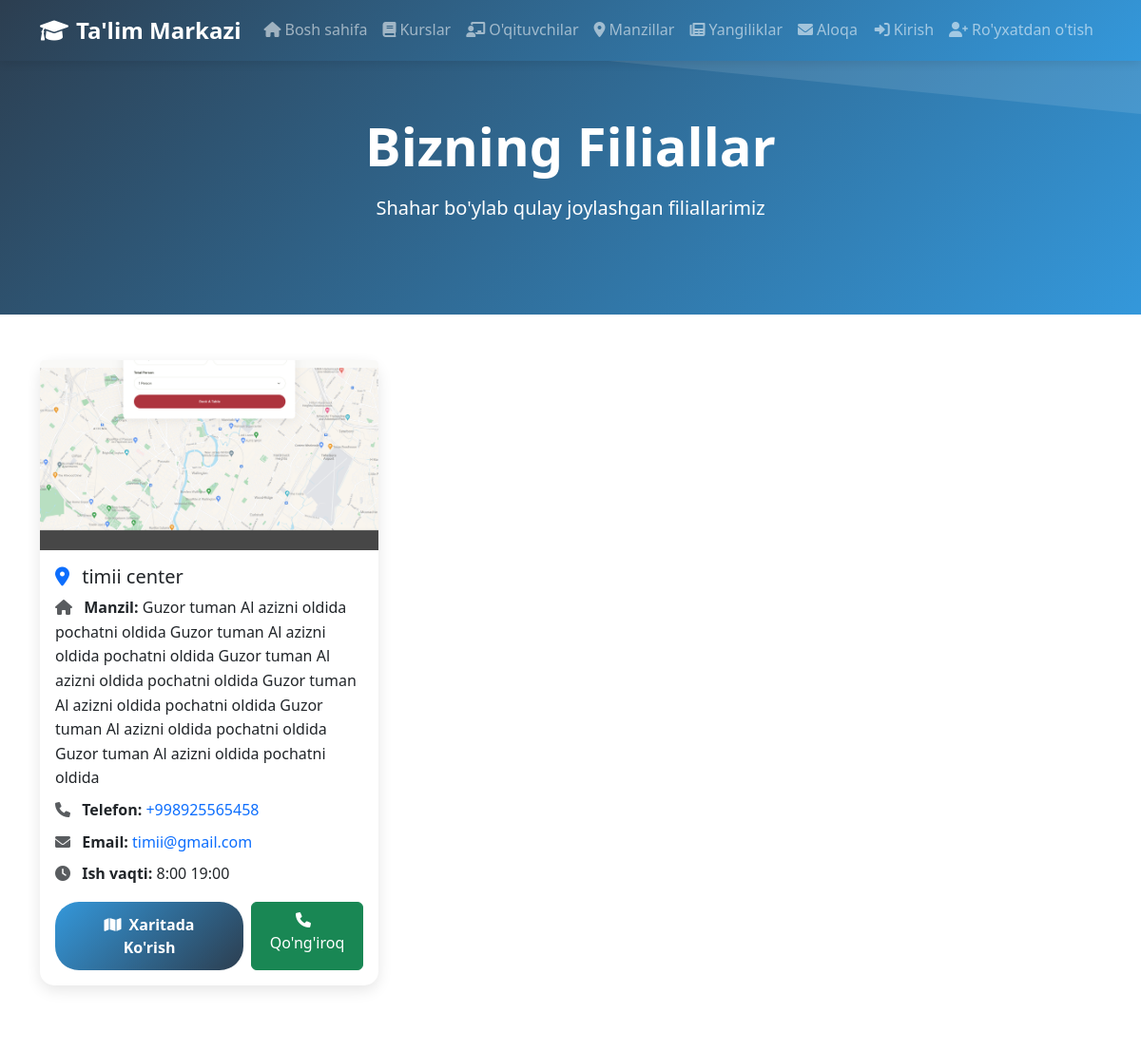
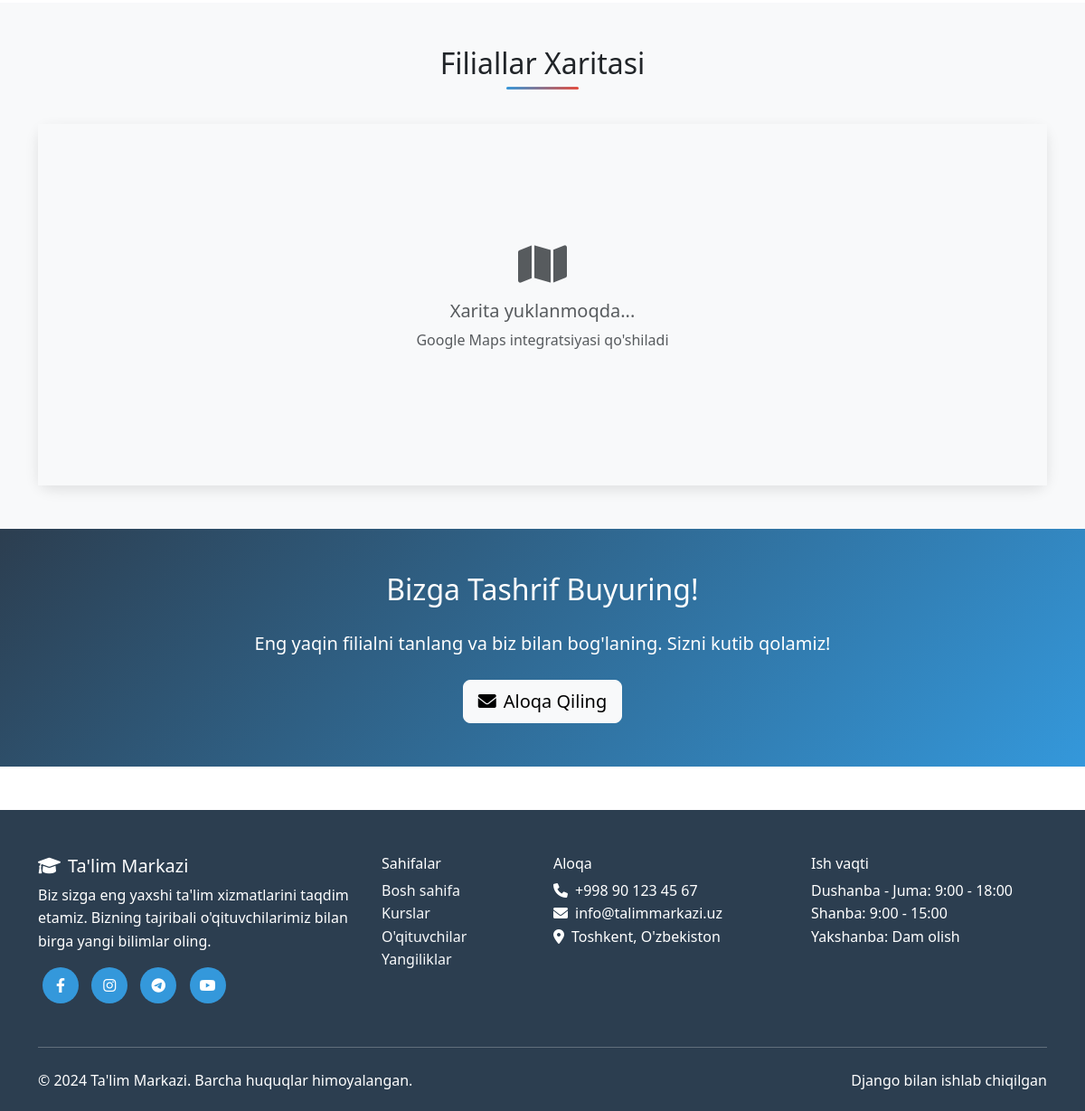
The page /branches/ on the database its author committed (2 pictures, top to bottom).
### main/models.py (models this page shows, shortened)
class Branch(models.Model):
    name = models.CharField(max_length=200, verbose_name="Filial nomi")
    address = models.TextField(verbose_name="Manzil")
    phone = models.CharField(max_length=20, verbose_name="Telefon")
    email = models.EmailField(verbose_name="Email")
    working_hours = models.CharField(max_length=100, verbose_name="Ish vaqti")
    latitude = models.FloatField(verbose_name="Kenglik", null=True, blank=True)
    longitude = models.FloatField(verbose_name="Uzunlik", null=True, blank=True)
    image = models.ImageField(upload_to='branches/', verbose_name="Rasm", null=True, blank=True)
    created_at = models.DateTimeField(auto_now_add=True)
    class Meta:
        verbose_name = "Filial"
        verbose_name_plural = "Filiallar"

### main/views.py (the view)
# urls.py: path('branches/', views.branches, name='branches'),
def branches(request):
    branch_list = Branch.objects.all()
    context = {
        'branches': branch_list,
    }
    return render(request, 'main/branches.html', context)

### templates/main/branches.html (shortened to what this page needs)
{% extends 'base.html' %}
{% block content %}
<section class="hero-section" style="padding: 120px 0 80px;">
    <div class="container">
        <div class="row">
            <div class="col-12 text-center text-white">
                <h1 class="display-4 fw-bold mb-3" data-aos="fade-up">Bizning Filiallar</h1>
                <p class="lead" data-aos="fade-up" data-aos-delay="100">
                    Shahar bo'ylab qulay joylashgan filiallarimiz
                </p>
            </div>
        </div>
    </div>
</section>
<section class="py-5">
    <div class="container">
        <div class="row">
            {% for branch in branches %}
            <div class="col-lg-4 col-md-6 mb-4" data-aos="fade-up" data-aos-delay="{{ forloop.counter|add:100 }}">
                <div class="card h-100">
                    {% if branch.image %}
                        <img src="{{ branch.image.url }}" class="card-img-top" alt="{{ branch.name }}" style="height: 200px; object-fit: cover;">
                    {% else %}
                        <img src="/placeholder.svg?height=200&width=300" class="card-img-top" alt="{{ branch.name }}">
                    {% endif %}
                    <div class="card-body d-flex flex-column">
                        <h5 class="card-title">
                            <i class="fas fa-map-marker-alt text-primary me-2"></i>
                            {{ branch.name }}
                        </h5>
                        <div class="branch-info flex-grow-1">
                            <p class="mb-2">
                                <i class="fas fa-home text-muted me-2"></i>
                                <strong>Manzil:</strong> {{ branch.address }}
                            </p>
                            <p class="mb-2">
                                <i class="fas fa-phone text-muted me-2"></i>
                                <strong>Telefon:</strong>
                                <a href="tel:{{ branch.phone }}" class="text-decoration-none">{{ branch.phone }}</a>
                            </p>
                            <p class="mb-2">
                                <i class="fas fa-envelope text-muted me-2"></i>
                                <strong>Email:</strong>
                                <a href="mailto:{{ branch.email }}" class="text-decoration-none">{{ branch.email }}</a>
                            </p>
                            <p class="mb-3">
                                <i class="fas fa-clock text-muted me-2"></i>
                                <strong>Ish vaqti:</strong> {{ branch.working_hours }}
                            </p>
                        </div>
                        <div class="mt-auto">
                            <div class="d-flex gap-2">
                                {% if branch.latitude and branch.longitude %}
                                <a href="https://maps.google.com/?q={{ branch.latitude }},{{ branch.longitude }}"
                                   target="_blank" class="btn btn-primary flex-fill">
                                    <i class="fas fa-map me-2"></i>Xaritada Ko'rish
                                </a>
                                {% endif %}
                                <a href="tel:{{ branch.phone }}" class="btn btn-success flex-fill">
                                    <i class="fas fa-phone me-2"></i>Qo'ng'iroq
                                </a>
                            </div>
                        </div>
                    </div>
                </div>
            </div>
            {% endfor %}
        </div>
    </div>
</section>
{% if branches %}
<section class="py-5 bg-light">
    <div class="container">
        <h2 class="text-center section-title mb-5" data-aos="fade-up">Filiallar Xaritasi</h2>
        <div class="row">
            <div class="col-12" data-aos="fade-up" data-aos-delay="100">
                <div class="card">
                    <div class="card-body p-0">
                        <div id="map" style="height: 400px; width: 100%;">
                            <div class="d-flex align-items-center justify-content-center h-100 bg-light">
                                <div class="text-center">
                                    <i class="fas fa-map fa-3x text-muted mb-3"></i>
                                    <h5 class="text-muted">Xarita yuklanmoqda...</h5>
                                    <p class="text-muted">Google Maps integratsiyasi qo'shiladi</p>
                                </div>
                            </div>
                        </div>
                    </div>
                </div>
            </div>
        </div>
    </div>
</section>
{% endif %}
<section class="py-5" style="background: linear-gradient(135deg, var(--primary-color), var(--secondary-color));">
    <div class="container text-center text-white">
        <div class="row justify-content-center">
            <div class="col-lg-8" data-aos="fade-up">
                <h2 class="mb-4">Bizga Tashrif Buyuring!</h2>
                <p class="lead mb-4">
                    Eng yaqin filialni tanlang va biz bilan bog'laning. Sizni kutib qolamiz!
                </p>
                <a href="{% url 'contact' %}" class="btn btn-light btn-lg">
                    <i class="fas fa-envelope me-2"></i>Aloqa Qiling
                </a>
            </div>
        </div>
    </div>
</section>
{% endblock %}

### templates/base.html (style rules this page uses)
:root { --primary-color: #2c3e50; --secondary-color: #3498db; --accent-color: #e74c3c; --success-color: #27ae60; --warning-color: #f39c12; --light-bg: #f8f9fa; }
body { font-family: 'Segoe UI', Tahoma, Geneva, Verdana, sans-serif; line-height: 1.6; }
.hero-section { background: linear-gradient(135deg, var(--primary-color), var(--secondary-color)); color: white; padding: 100px 0; position: relative; overflow: hidden; }
.hero-section::before { content: ''; position: absolute; top: 0; left: 0; right: 0; bottom: 0; background-size: cover; }
.card { border: none; border-radius: 15px; box-shadow: 0 5px 15px rgba(0,0,0,0.1); transition: all 0.3s ease; }
.btn-primary { background: linear-gradient(135deg, var(--secondary-color), var(--primary-color)); border: none; border-radius: 25px; padding: 12px 30px; font-weight: 600; transition: all 0.3s ease; }
.section-title { position: relative; margin-bottom: 3rem; }
.section-title::after { content: ''; position: absolute; bottom: -10px; left: 50%; transform: translateX(-50%); width: 80px; height: 3px; background: linear-gradient(135deg, var(--secondary-color), var(--accent-color)); border-radius: 2px; }

### rows shown on the page
Branch: image (picture), name "timii center", address "Guzor tuman Al azizni oldida pochatni oldida Guzor tuman Al azizni oldida pochatni oldida Guzor tuman Al azizni oldida pochatni oldida Guzor tuman Al azizni oldida pochatni oldida Guzor tuman Al azizni oldida pochatni oldida Guzor tuman Al azizni oldida pochatni oldida", phone "+998925565458", email "timii@gmail.com", working_hours "8:00 19:00"
